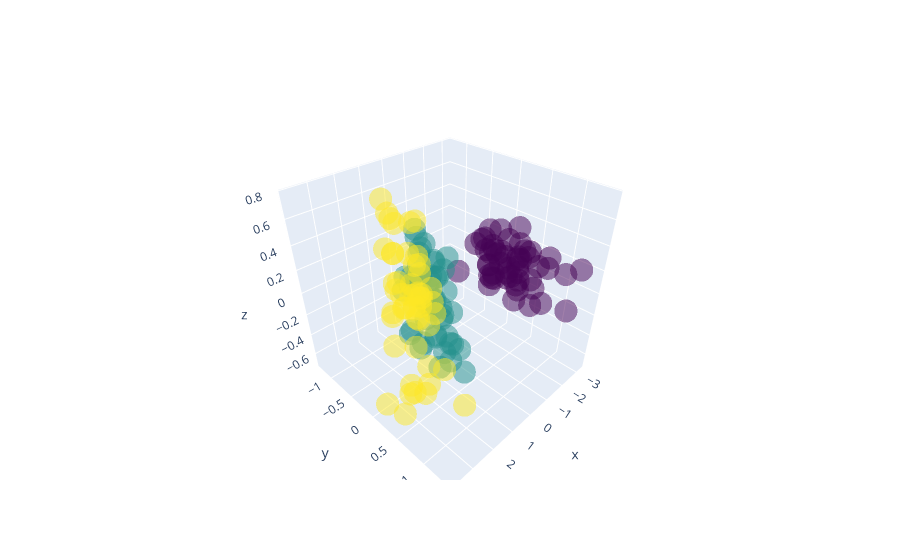

The cell this chart's notebook holds for it:
### Code cell
import plotly.express as px 
import plotly.graph_objects as go 
    
fig = go.Figure(data =[go.Scatter3d(x = iris_pca['PC1'], y = iris_pca['PC2'], z = iris_pca['PC3'], 
                    mode ='markers', marker = dict(color = iris_pca['species'], colorscale ='Viridis', opacity = 0.5) )]) 
fig.show()

### Figure 1 — Plotly figure (JSON) as saved in the notebook; plotly's stock layout.template omitted (floating-point values rounded to 4 significant figures; data arrays with more than 128 entries replaced by an {"elided": "..."} marker saying what was removed)
{"data": [{"marker": {"color": {"elided": "150 int values"}, "colorscale": [[0, "#440154"], [0.1111, "#482878"], [0.2222, "#3e4989"], [0.3333, "#31688e"], [0.4444, "#26828e"], [0.5556, "#1f9e89"], [0.6667, "#35b779"], [0.7778, "#6ece58"], [0.8889, "#b5de2b"], [1, "#fde725"]], "opacity": 0.5}, "mode": "markers", "type": "scatter3d", "x": {"elided": "150 float values"}, "y": {"elided": "150 float values"}, "z": {"elided": "150 float values"}}], "layout": {}}
